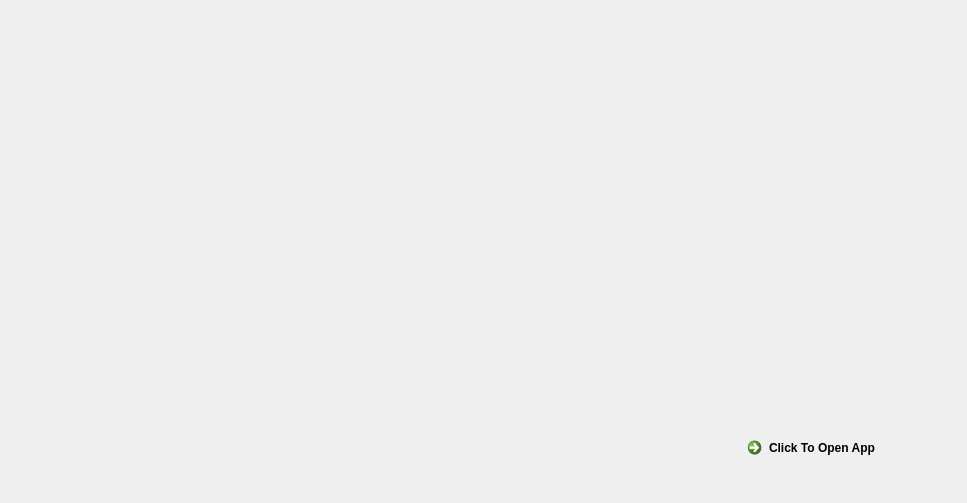
<?xml version="1.0" encoding="UTF-8"?>
<ui version="4.0">
 <class>MainWindow</class>
 <widget class="QMainWindow" name="MainWindow">
  <property name="geometry">
   <rect>
    <x>0</x>
    <y>0</y>
    <width>967</width>
    <height>503</height>
   </rect>
  </property>
  <property name="windowTitle">
   <string>MainWindow</string>
  </property>
  <widget class="QWidget" name="centralwidget">
   <widget class="QLabel" name="label">
    <property name="geometry">
     <rect>
      <x>20</x>
      <y>10</y>
      <width>931</width>
      <height>481</height>
     </rect>
    </property>
    <property name="text">
     <string/>
    </property>
    <property name="pixmap">
     <pixmap resource="Resources.qrc">:/Background/P.png</pixmap>
    </property>
    <property name="scaledContents">
     <bool>true</bool>
    </property>
   </widget>
   <widget class="QCommandLinkButton" name="commandLinkButton">
    <property name="geometry">
     <rect>
      <x>740</x>
      <y>430</y>
      <width>185</width>
      <height>41</height>
     </rect>
    </property>
    <property name="text">
     <string>Click To Open App</string>
    </property>
   </widget>
  </widget>
 </widget>
 <resources>
  <include location="Resources.qrc"/>
 </resources>
 <connections/>
</ui>
